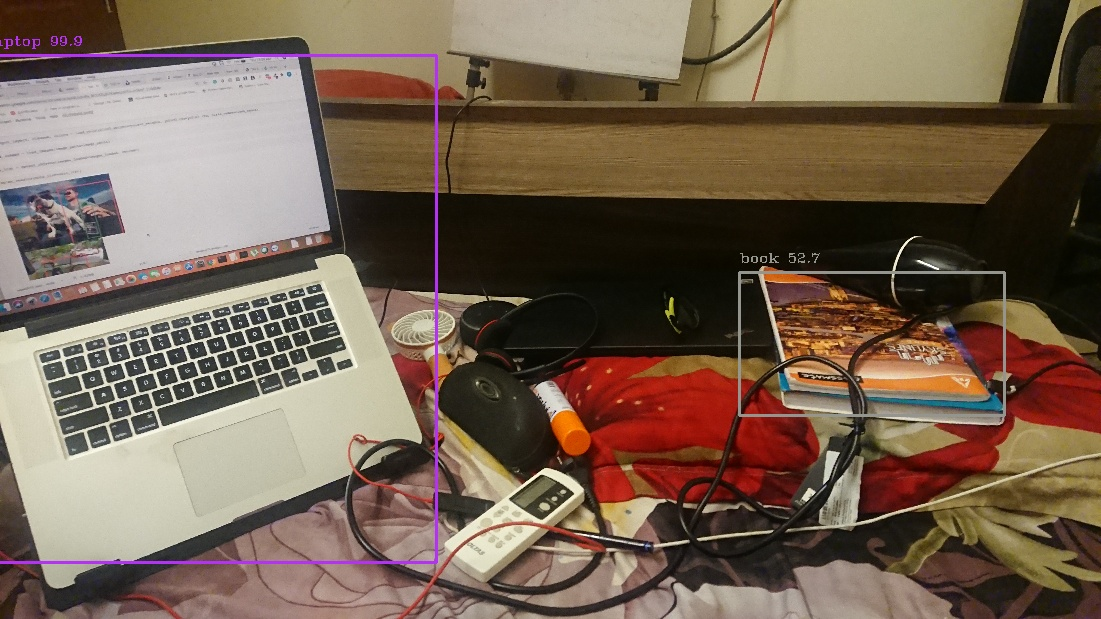
#> input picture Yolov3OpenCV_Pavan/Detected1.jpg, 1101 x 619 px, given in place of p_d.jpeg, which was not available
$ jupyter execute --allow-errors session13_assignment_yolo_opencv.ipynb
#> lines starting #> are read from the running program, lines starting #| are printed output that depends on the picture
[cell 1]
import cv2
import numpy as np
from google.colab.patches import cv2_imshow

[cell 2]
project_path = "/content/drive/My Drive/data_science/computer_vision/session13_assignment_yolo_opencv"
yolov3_weights = "./yolov3.weights"
yolov3_cfg = "./yolov3.cfg"
class_names = "./coco.names"
image_paths = ['p_d.jpeg','dog_bike_car.jpg','DSC_0841.JPG','DSC_0843.JPG','DSC_0844.JPG','DSC_0845.JPG','DSC_0846.JPG', 'DSC_0849.JPG','DSC_0850.JPG','DSC_0851.JPG']

#> (a cell that did not finish here is left out)

[cell 4]
# # Download code
# !wget https://pysource.com/wp-content/uploads/2019/06/yolo_object_detection.zip
# !unzip yolo_object_detection.zip
# !rm -r *.py *.zip *.jpg

[cell 5]
# # Download weights
# !wget https://pjreddie.com/media/files/yolov3.weights

[cell 6]
# !wget https://djl.ai/examples/src/test/resources/dog_bike_car.jpg
# !wget https://images.unsplash.com/photo-1601328318547-44567d853f3b?ixlib=rb-1.2.1&ixid=eyJhcHBfaWQiOjEyMDd9&w=1000&q=80

[cell 7]
# Load Yolo
def load_yolo(yolov3_weights, yolov3_cfg, class_names):
  net = cv2.dnn.readNet(yolov3_weights, yolov3_cfg)
  classes = []
  with open(class_names, "r") as f:
      classes = [line.strip() for line in f.readlines()]
  layer_names = net.getLayerNames()
  output_layers = [layer_names[i[0] - 1] for i in net.getUnconnectedOutLayers()]
  colors = np.random.uniform(0, 255, size=(len(classes), 3))
  return net, output_layers, classes, colors

[cell 8]
# Loading images
def load_images(image_paths):
  images_loaded = {}
  for img in image_paths:
    current_img = cv2.imread(img)
#> current_img is the input picture: shape (619, 1101, 3); mean B, G, R 81.9, 98.2, 117.4
    current_img = cv2.resize(current_img, None, fx=0.2, fy=0.2)
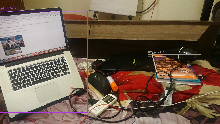
#> current_img: shape (124, 220, 3); mean B, G, R 82, 98.3, 117.5
    # current_img = cv2.resize(current_img, (416,416))
    height, width, channels = current_img.shape
#> height = 124; width = 220; channels = 3
    images_loaded[img]=[current_img, height, width, channels]
#> pass 2 of the loop in load_images, `for img in image_paths:`:
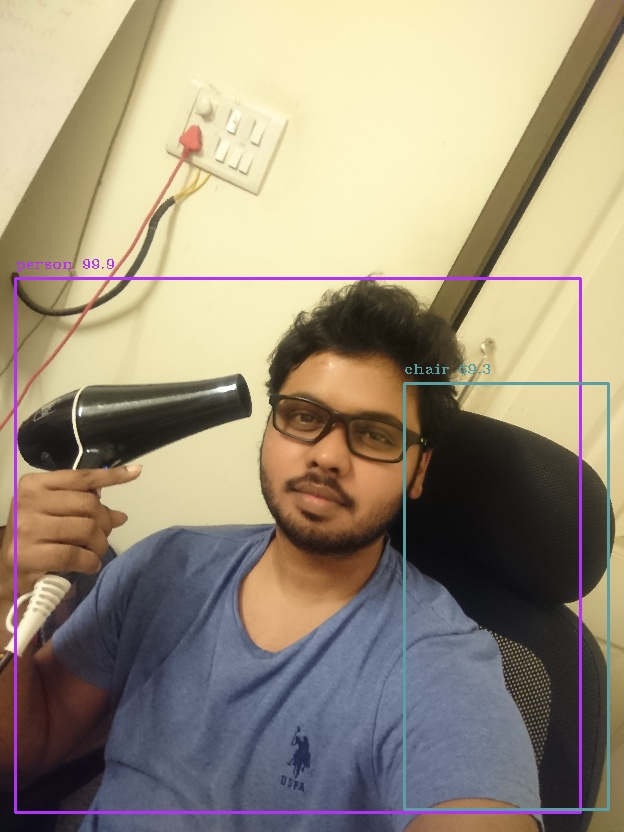
#> input picture Yolov3OpenCV_Pavan/Detected2.jpg, 624 x 832 px, given in place of dog_bike_car.jpg, which was not available
#> in load_images, current_img is the input picture: shape (832, 624, 3); mean B, G, R 122.8, 143.4, 154.9
#> in load_images, `current_img = cv2.resize(current_img, None, fx=0.2, fy=0.2)`:
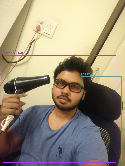
#> current_img: shape (166, 125, 3); mean B, G, R 122.5, 143.3, 154.9
  return images_loaded
